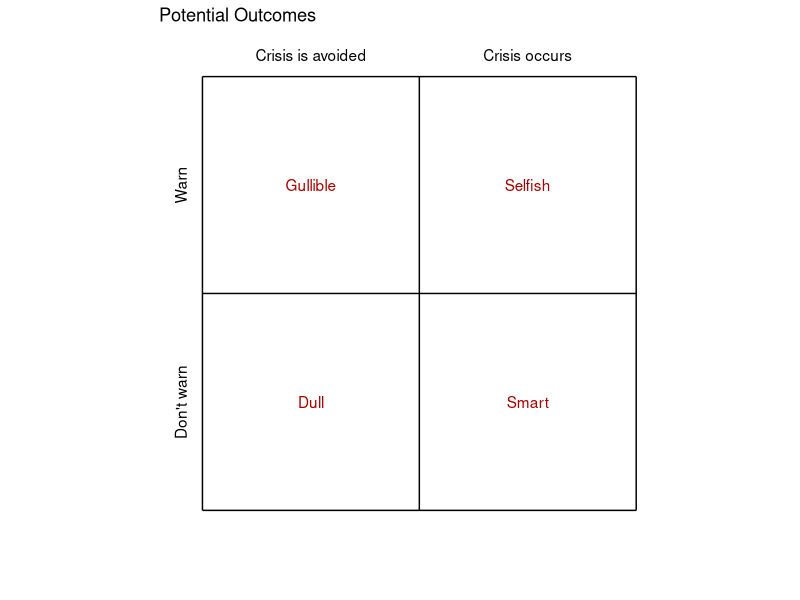

Reproduce this figure in R.
## ---- chunk 1
library(tidyverse)
library(bayestestR)
## ---- chunk 2
# create distributions
x <- rnorm_perfect(n = 100, mean = 0, sd = 1)
z <- rnorm_perfect(n = 100, mean = 2, sd = 1)

# add x distribution to plot
p <- x %>% 
  density() %>%
  as.data.frame() %>% 
  ggplot(aes(x=x, y=y)) +
  geom_line()

# add z distribution to plot
p <- p + geom_line(data = as.data.frame(density(z)), aes(x=x, y=y))
## ---- chunk 3
empty_theme <- theme(                              
  plot.background = element_blank(), 
  panel.grid.major = element_blank(), 
  panel.grid.minor = element_blank(), 
  panel.border = element_blank(), 
  panel.background = element_blank(),
  axis.line = element_blank(),
  axis.ticks = element_blank(),
  axis.text.y = element_text(angle = 90)
)

plot <- ggplot(NULL, aes()) +
  # fix the scale so it's always a square
  coord_fixed() +
  # set the scale to one greater than 0-10 in each direction
  # this gives us some breating room and space to add some arrows
  scale_x_continuous(expand = c(0, 0), limits = c(-1, 11),
                     breaks = c(2,8), labels=c("2" = "", "8" = "")) +
  scale_y_continuous(expand = c(0, 0), limits = c(-1,11),
                     breaks = c(2,8), labels=c("2" = "", "8" = "")) +
  # apply the empty theme
  empty_theme +
  # labels
  labs(title = "Potential Outcomes",
       x = "",
       y = "") +
  # create the quadrants
  geom_segment(aes(x = 10, y = 0, xend = 10, yend = 10)) +
  geom_segment(aes(x = 0, y = 0, xend = 0, yend = 10)) +
  geom_segment(aes(x = 0, y = 0, xend = 10, yend = 0)) +
  geom_segment(aes(x = 0, y = 5, xend = 10, yend = 5)) +
  geom_segment(aes(x = 5, y = 0, xend = 5, yend = 10)) +
  geom_segment(aes(x = 0, y = 10, xend = 10, yend = 10)) +
  # quadrant labels
  annotate("text", x = -.5, y = 2.5, angle = 90, label = "Don't warn") +
  annotate("text", x = -.5, y = 7.5, angle = 90, label = "Warn") +
  annotate("text", x = 2.5, y = 10.5, label = "Crisis is avoided") +
  annotate("text", x = 7.5, y = 10.5, label = "Crisis occurs") +
  # quadrant titles
  annotate("text", x = 2.5, y = 2.5, color = "#AA0000", label = "Dull") +
  annotate("text", x = 2.5, y = 7.5, color = "#AA0000", label = "Gullible") +
  annotate("text", x = 7.5, y = 2.5, color = "#AA0000", label = "Smart") +
  annotate("text", x = 7.5, y = 7.5, color = "#AA0000", label = "Selfish")

plot
